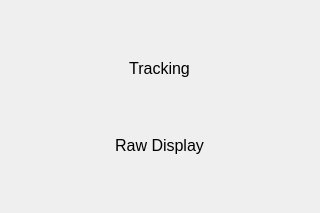
<ui version="4.0" >
 <class>VisionSelect</class>
 <widget class="QWidget" name="VisionSelect" >
  <property name="geometry" >
   <rect>
    <x>0</x>
    <y>0</y>
    <width>320</width>
    <height>213</height>
   </rect>
  </property>
  <property name="windowTitle" >
   <string>Form</string>
  </property>
  <layout class="QHBoxLayout" >
   <item>
    <spacer>
     <property name="orientation" >
      <enum>Qt::Horizontal</enum>
     </property>
     <property name="sizeHint" >
      <size>
       <width>102</width>
       <height>20</height>
      </size>
     </property>
    </spacer>
   </item>
   <item>
    <layout class="QVBoxLayout" >
     <item>
      <spacer>
       <property name="orientation" >
        <enum>Qt::Vertical</enum>
       </property>
       <property name="sizeHint" >
        <size>
         <width>20</width>
         <height>13</height>
        </size>
       </property>
      </spacer>
     </item>
     <item>
      <widget class="QPushButton" name="ui_trackingButton" >
       <property name="minimumSize" >
        <size>
         <width>95</width>
         <height>30</height>
        </size>
       </property>
       <property name="maximumSize" >
        <size>
         <width>95</width>
         <height>30</height>
        </size>
       </property>
       <property name="styleSheet" >
        <string>QPushButton{
border:0px;
background-image:url(:/actions/rivet95x30L.png);
color:black;
font-size:12pt;
}
QPushButton:pressed{
border:0px;
background-image:url(:/actions/rivet95x30D.png);
color:white;
font-size:12pt;
}</string>
       </property>
       <property name="text" >
        <string>Tracking</string>
       </property>
      </widget>
     </item>
     <item>
      <spacer>
       <property name="orientation" >
        <enum>Qt::Vertical</enum>
       </property>
       <property name="sizeHint" >
        <size>
         <width>20</width>
         <height>13</height>
        </size>
       </property>
      </spacer>
     </item>
     <item>
      <widget class="QPushButton" name="ui_rawDisplayButton" >
       <property name="enabled" >
        <bool>false</bool>
       </property>
       <property name="minimumSize" >
        <size>
         <width>95</width>
         <height>30</height>
        </size>
       </property>
       <property name="maximumSize" >
        <size>
         <width>95</width>
         <height>30</height>
        </size>
       </property>
       <property name="styleSheet" >
        <string>QPushButton{
border:0px;
background-image:url(:/actions/rivet95x30L.png);
color:black;
font-size:12pt;
}
QPushButton:pressed{
border:0px;
background-image:url(:/actions/rivet95x30D.png);
color:white;
font-size:12pt;
}</string>
       </property>
       <property name="text" >
        <string>Raw Display</string>
       </property>
      </widget>
     </item>
     <item>
      <spacer>
       <property name="orientation" >
        <enum>Qt::Vertical</enum>
       </property>
       <property name="sizeHint" >
        <size>
         <width>20</width>
         <height>13</height>
        </size>
       </property>
      </spacer>
     </item>
    </layout>
   </item>
   <item>
    <spacer>
     <property name="orientation" >
      <enum>Qt::Horizontal</enum>
     </property>
     <property name="sizeHint" >
      <size>
       <width>102</width>
       <height>20</height>
      </size>
     </property>
    </spacer>
   </item>
  </layout>
 </widget>
 <resources/>
 <connections/>
</ui>
